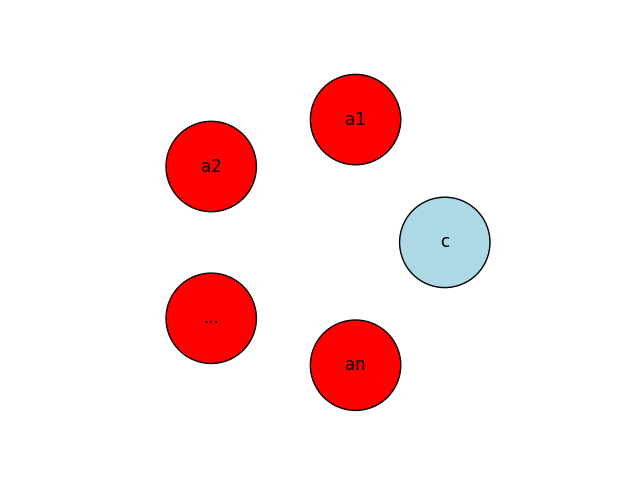

The script that drew this image:
import matplotlib.pyplot as plt
from igraph import Graph, plot

p = Graph(directed=True)

p.add_vertices(5)
p.vs["label"] = ['c', 'a1', 'a2', '...', 'an']
p.vs["color"] = ['lightblue', 'red', 'red', 'red', 'red']
p.vs["order"] = [1, 2, 3, 4, 5]
p.vs["size"] = [0.7,0.7,0.7,0.7,0.7]

print(p)
 
layout = p.layout("kk")
fig, ax = plt.subplots()
plot(p, layout=layout)
plot(p, layout=layout, target=ax)
plt.show()
